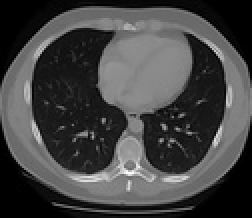
%> input picture HW01/Questions/heart_ct.jpg, 126 x 109 px, shrunk from 511 x 445 before the run (shown 2 times larger)
$ octave HW01_Q3.m   (GNU Octave 9; MATLAB toolbox functions it lacks are replaced by stand-ins)
%> lines starting %> are read from the running program, lines starting %| are printed output that depends on the picture
### CommonUtils/montage_row.m
function montage_row(images_cell, titles_cell)
msize = size(images_cell);
mlen = length(images_cell);

montage(images_cell.', 'Size', msize)
if nargin == 2
    sp = 1/mlen;
    mlen = min(mlen, length(titles_cell));
    for i = 1:mlen
        text((i-0.5)*sp,1.05,titles_cell{i}, 'Units', 'normalized', 'HorizontalAlignment', 'center')
    end
end
end

### CommonUtils/save_figure.m
function save_figure(fig,fileName)
    frame = getframe(fig);
    imwrite(frame.cdata,fileName);
end

### CommonUtils/create_figure.m
function fig = create_figure(name, pos)
if nargin < 1 || isempty(name), name='figure'; end
if nargin < 2, pos=[0.2,0.2,0.6,0.6]; end
fig = figure('Color','white', 'ToolBar', 'none', 'MenuBar', 'none', 'Units', 'normalized','NumberTitle', 'off', ...
    'outerposition',pos, 'Name', name);
end

### CommonUtils/create_text.m
function create_text(txt, pos, rot)
if nargin < 3, rot = 0; end
text(pos(1), pos(2),txt, 'Units', 'normalized', 'HorizontalAlignment', 'center', 'Rotation',rot)
end

### HW01/Q3/HW01_Q3.m
clc; clear; close all; addpath('../../CommonUtils');
Questions_folder = '../Questions/';
image_raw = imread(fullfile(Questions_folder,'heart_ct.jpg'));
%> image_raw is the input picture: size 109x126x3 uint8; min 0, max 254, mean 67.7
image_raw = rgb2gray(image_raw);
%> image_raw: size 109x126 uint8

img_n_gaus =@(s) imnoise(image_raw, 'gaussian', 0, s);
img_n_sp =@(d) imnoise(image_raw, 'salt & pepper', d);
% add noise with imnoise and plot
fig = create_figure('imnoise (gaussian, salt&pepper)', [0.05,0.2,.9,.6]);
subplot(211);
noisy_guas_images = {img_n_gaus(0), img_n_gaus(0.02), img_n_gaus(0.05), img_n_gaus(0.1),img_n_gaus(0.2), img_n_gaus(0.5), img_n_gaus(1)};
%> noisy_guas_images = 7 items
titles_guas_cell = {'gaussian(0,0)','gaussian(0,0.02)', 'gaussian(0,0.05)', 'gaussian(0,0.1)', 'gaussian(0,0.2)', 'gaussian(0,0.5)', 'gaussian(0,1)'};
montage_row(noisy_guas_images, titles_guas_cell)
%> in montage_row, `montage(images_cell.', 'Size', msize)`:
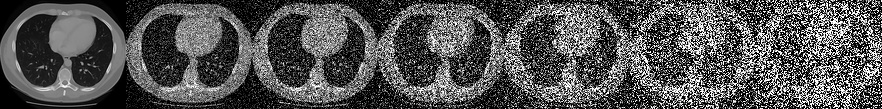
%> displayed picture: size 109x882, on the screen's scale of 0 to 255; min 0, max 255, mean 83.7
subplot(212);
noisy_sp_images = {img_n_sp(0), img_n_sp(0.01), img_n_sp(0.02), img_n_sp(0.05), img_n_sp(0.1),img_n_sp(0.2), img_n_sp(0.4)};
%> noisy_sp_images = 7 items
titles_sp_cell = {'salt & pepper(0)','salt & pepper(0.01)', 'salt & pepper(0.02)', 'salt & pepper(0,0.05)', 'salt & pepper(0,0.1)', 'salt & pepper(0,0.2)', 'salt & pepper(0,0.4)'};
montage_row(noisy_sp_images, titles_sp_cell)
save_figure(fig,'imnoise (gaussian, salt&pepper).png')
%> in save_figure, `imwrite(frame.cdata,fileName);`:
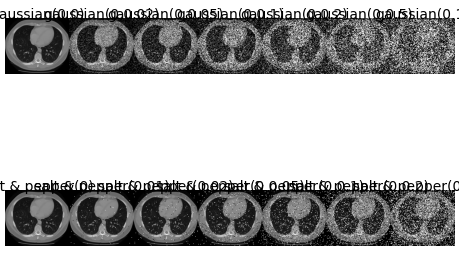
%> saved as imnoise (gaussian, salt&pepper).png: size 254x459x3 uint8; min 0, max 255, mean 171.1


% filter with averaging window and plot
filtering = @(img, n) uint8(imfilter(double(img), ones(n)/n/n));
filters = [3,5,7];
num_filters = length(filters);

fig = create_figure('imfilter (gaussian)', [0.05,0.05,.9,.9]);
subplot(num_filters+1,1,1); montage_row(noisy_guas_images, titles_guas_cell);
create_text('noisy images',[-0.02,0.5], 90)
images = cell(size(noisy_guas_images));
%> images = {[], [], [], [], [], [], []}
for k = 1:num_filters
    for i = 1:length(images), images{i}= filtering(noisy_guas_images{i}, filters(k)); end
    subplot(num_filters+1,1,k+1); montage_row(images, titles_guas_cell);
    create_text([num2str(filters(k)) 'x' num2str(filters(k))],[-0.02,0.5])
end
%> after the loop, images = 7 items
save_figure(fig,'imfilter (gaussian).png')
%> call 2 of save_figure, with fig = 2, fileName = 'imfilter (gaussian).png'
%> in save_figure (call 2), `imwrite(frame.cdata,fileName);`:
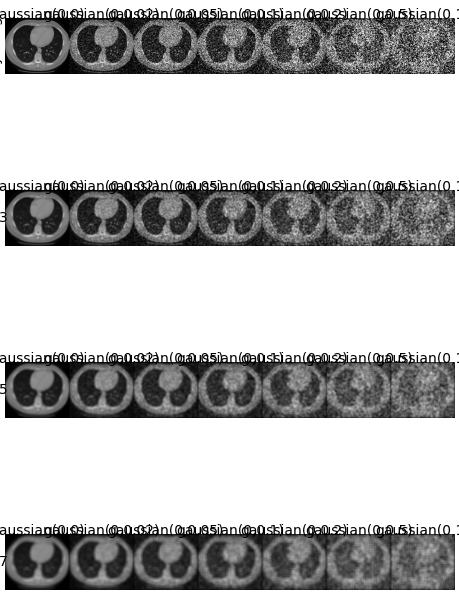
%> saved as imfilter (gaussian).png: size 598x459x3 uint8; min 0, max 255, mean 185.4

fig = create_figure('imfilter (salt&pepper)', [0.05,0.05,.9,.9]);
subplot(num_filters+1,1,1); montage_row(noisy_sp_images, titles_sp_cell);
create_text('noisy images',[-0.02,0.5], 90)
images = cell(size(noisy_sp_images));
%> images = {[], [], [], [], [], [], []}
for k = 1:num_filters
    for i = 1:length(images), images{i}= filtering(noisy_sp_images{i}, filters(k)); end
    subplot(num_filters+1,1,k+1); montage_row(images, titles_sp_cell);
    create_text([num2str(filters(k)) 'x' num2str(filters(k))],[-0.02,0.5])
end
%> after the loop, images = 7 items
save_figure(fig,'imfilter (salt&pepper).png')
%> call 3 of save_figure, with fig = 3, fileName = 'imfilter (salt&pepper).png'
%> in save_figure (call 3), `imwrite(frame.cdata,fileName);`:
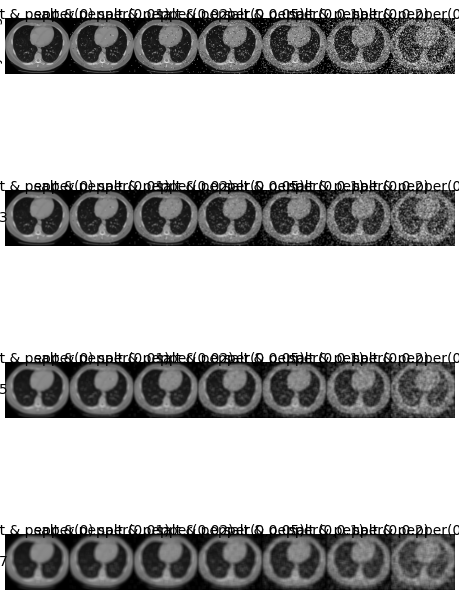
%> saved as imfilter (salt&pepper).png: size 598x459x3 uint8; min 0, max 255, mean 181.5


fig = create_figure('medfilt2 (salt&pepper)', [0.05,0.05,.9,.9]);
subplot(num_filters+1,1,1); montage_row(noisy_sp_images, titles_sp_cell);
create_text('noisy images',[-0.02,0.5], 90)
images = cell(size(noisy_sp_images));
%> images = {[], [], [], [], [], [], []}
for k = 1:num_filters
    for i = 1:length(images), images{i}= medfilt2(noisy_sp_images{i}, [filters(k), filters(k)]); end
    subplot(num_filters+1,1,k+1); montage_row(images, titles_sp_cell);
    create_text([num2str(filters(k)) 'x' num2str(filters(k))],[-0.02,0.5])
end
%> this loop made 3 passes
%> pass 1, in montage_row (call 12), `montage(images_cell.', 'Size', msize)`:
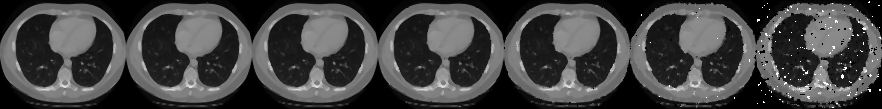
%> displayed picture: size 109x882, on the screen's scale of 0 to 255; min 0, max 255, mean 67.1
%> pass 2, in montage_row (call 13), `montage(images_cell.', 'Size', msize)`:
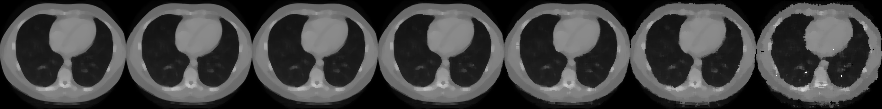
%> displayed picture: size 109x882, on the screen's scale of 0 to 255; min 0, max 255, mean 65.6
%> after the loop, images = 7 items
save_figure(fig,'medfilt2 (salt&pepper).png')
%> call 4 of save_figure, with fig = 4, fileName = 'medfilt2 (salt&pepper).png'
%> in save_figure (call 4), `imwrite(frame.cdata,fileName);`:
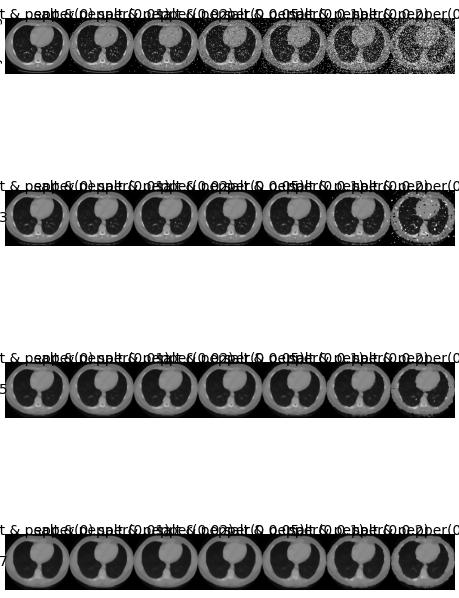
%> saved as medfilt2 (salt&pepper).png: size 598x459x3 uint8; min 0, max 255, mean 179.3

$ run again, with HW01/Questions/Brain_MRI.png saved as HW01/Questions/heart_ct.jpg
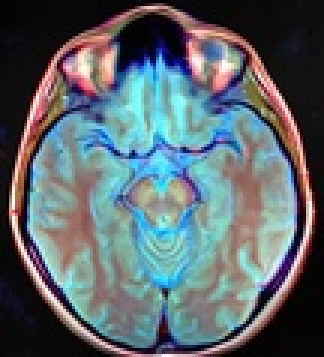
%> input picture HW01/Questions/Brain_MRI.png, 108 x 119 px, shrunk from 438 x 486 before the run (shown 3 times larger)
%> image_raw is the input picture: size 119x108x3 uint8; mean R, G, B 92.1, 103.7, 108.7
%> image_raw: size 119x108 uint8
%> noisy_guas_images = 7 items
%> in montage_row, `montage(images_cell.', 'Size', msize)`:
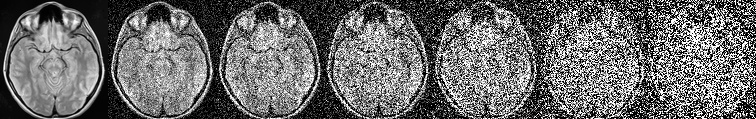
%> displayed picture: size 119x756, on the screen's scale of 0 to 255; min 0, max 255, mean 108.4
%> in save_figure (call 4), `imwrite(frame.cdata,fileName);`:
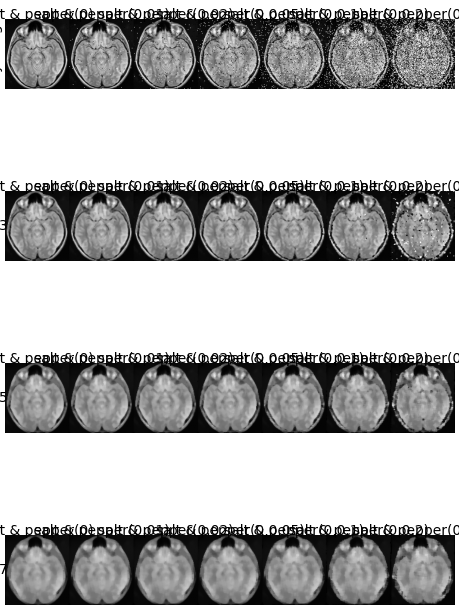
%> saved as medfilt2 (salt&pepper).png: size 613x459x3 uint8; min 0, max 255, mean 178.5

$ run again, with HW01/Questions/retina.png saved as HW01/Questions/heart_ct.jpg
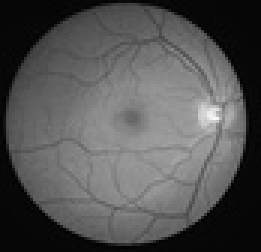
%> input picture HW01/Questions/retina.png, 87 x 84 px, shrunk from 354 x 340 before the run (shown 3 times larger)
%> image_raw is the input picture: size 84x87 uint8; min 0, max 248, mean 83.1
%> noisy_guas_images = 7 items
%> in montage_row, `montage(images_cell.', 'Size', msize)`:
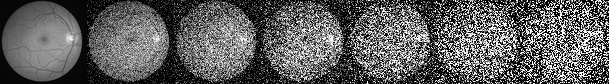
%> displayed picture: size 84x609, on the screen's scale of 0 to 255; min 0, max 255, mean 94.5
%> in save_figure (call 4), `imwrite(frame.cdata,fileName);`:
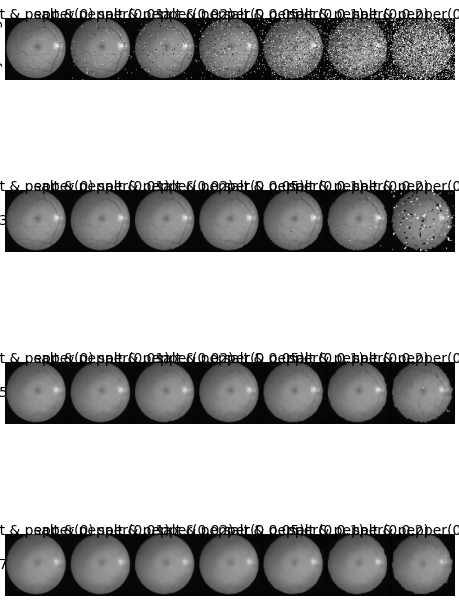
%> saved as medfilt2 (salt&pepper).png: size 604x459x3 uint8; min 0, max 255, mean 179.8
